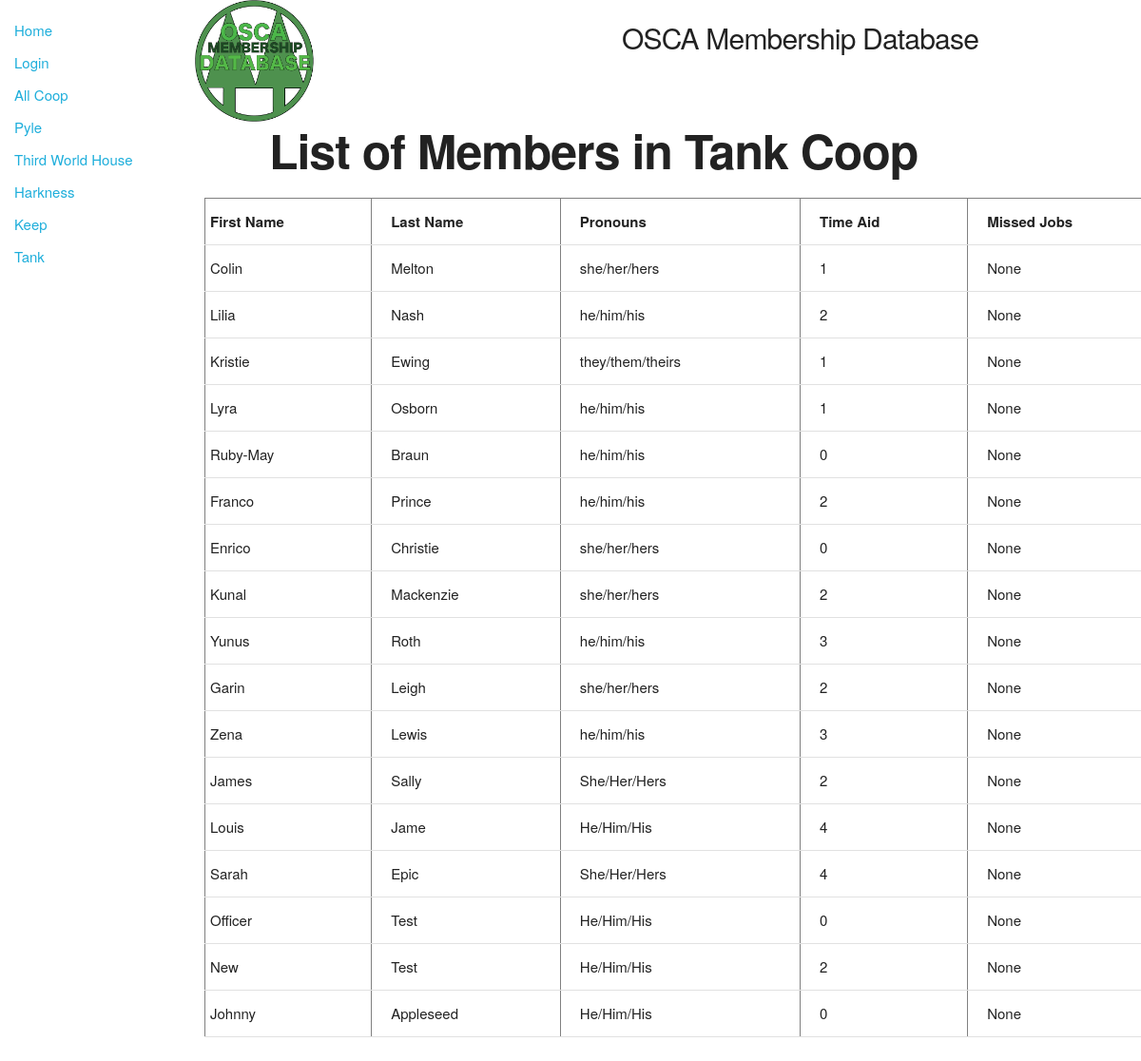
The app's page /catalog/tankmenu/tankmembers, older data.
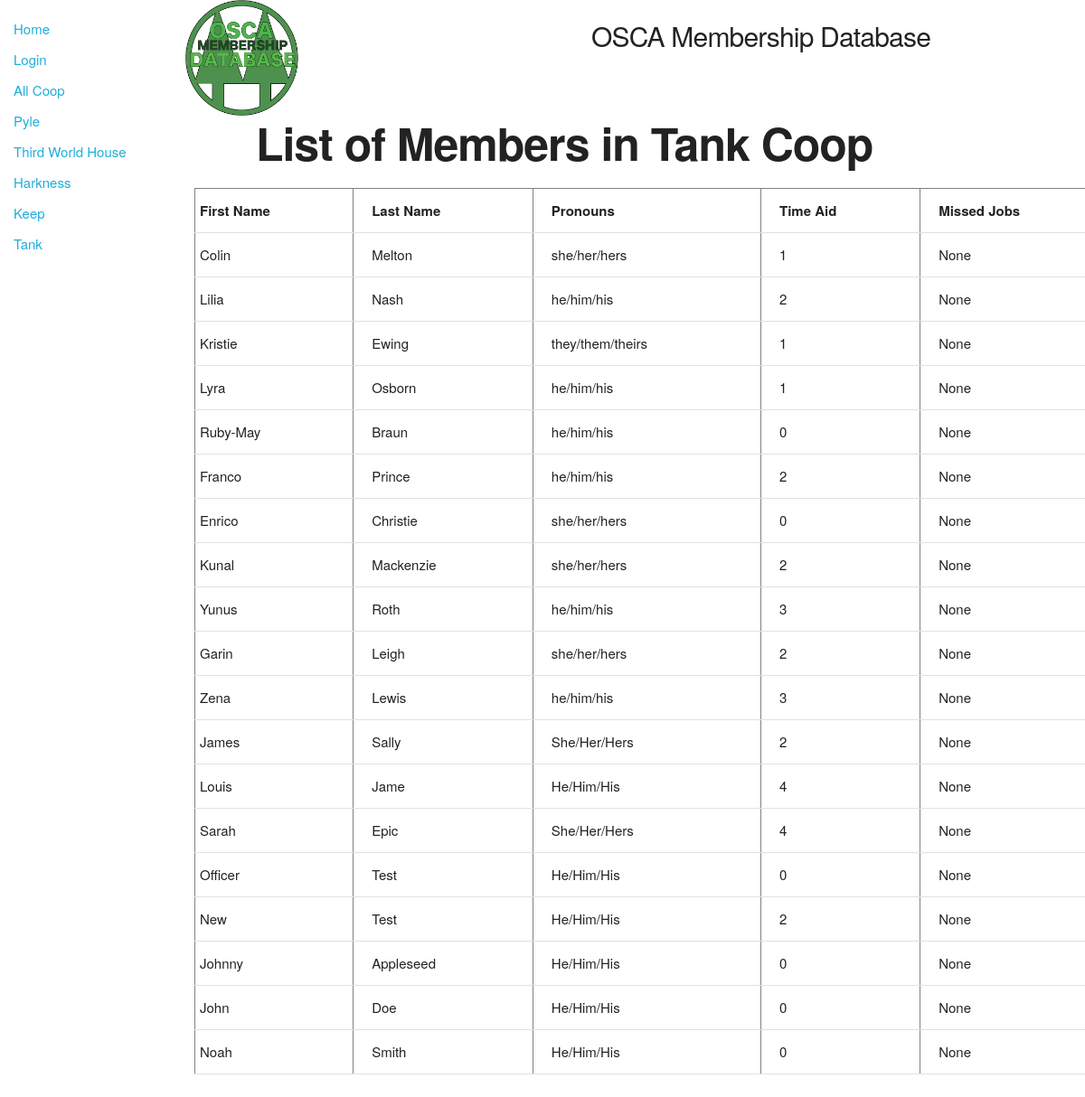
The same page, newer data.
### catalog/models.py (models this page shows, shortened)
class Member(models.Model):
    id = models.AutoField(primary_key=True)
    first_name = models.CharField(max_length=30)
    last_name = models.CharField(max_length=50)
    preferred_name = models.CharField(max_length=100, null=True, blank = True)
    tnumber = models.IntegerField()
    coop = models.ForeignKey('Coop', on_delete=models.SET_NULL, null=True)
    email = models.EmailField(null = True, blank = True)
    pronouns = models.CharField(max_length=20)
    time_aid = models.IntegerField()
    missed_jobes = models.IntegerField(null = True, blank = True)

### catalog/views.py (the view)
# urls.py: path('tankmenu/tankmembers',views.memberstank,name=';tank-members;'),
def memberstank(request):
    tankmembers= Member.objects.select_related("coop").filter(coop_id__exact=TANK)
    context={
        'tankmembers': tankmembers
    }
    return render(request,'memberstank.html',context=context)

### catalog/templates/memberstank.html (shortened to what this page needs)
{% extends "base_generic.html" %}
{% block content %}
<div class="row">
    <div class="two columns">
      {% load static %}
      <img src="{% static 'images/twinpines.png' %}" width="128" height="128" alt="Our Logo">
    </div>
    <div class="five columns" style="margin-top:2%">
      <h4>OSCA Membership Database</h4>
    </div>
  </div>
  <h1 style="padding-left: 7%; font-weight: bold">List of Members in Tank Coop</h1>
    <table border="1" width="1000">
        <tr>
            <td><div class="title">First Name</div></td>
            <td><div class="title">Last Name</div></td>
            <td><div class="title">Pronouns</div></td>
            <td><div class="title">Time Aid</div></td>
            <td><div class="title">Missed Jobs</div></td>
        </tr>
        {% for members in tankmembers %}
        <tr>
            <td><div class="columns" >{{ members.first_name}}</div></td>
            <td><div class="columns" >{{ members.last_name}}</div></td>
            <td><div class="columns" >{{ members.pronouns}}</div></td>
            <td><div class="columns" >{{ members.time_aid}}</div></td>
            <td><div class="columns" >{{ members.missed_jobes}}</div></td>
        </tr>
        {% endfor %}
    </table>
  {% endblock %}

Row changes from the older to the newer data that the page shows:
added Member: first_name "John", last_name "Doe", pronouns "He/Him/His", time_aid "0", missed_jobes "None"
added Member: first_name "Noah", last_name "Smith", pronouns "He/Him/His", time_aid "0", missed_jobes "None"
